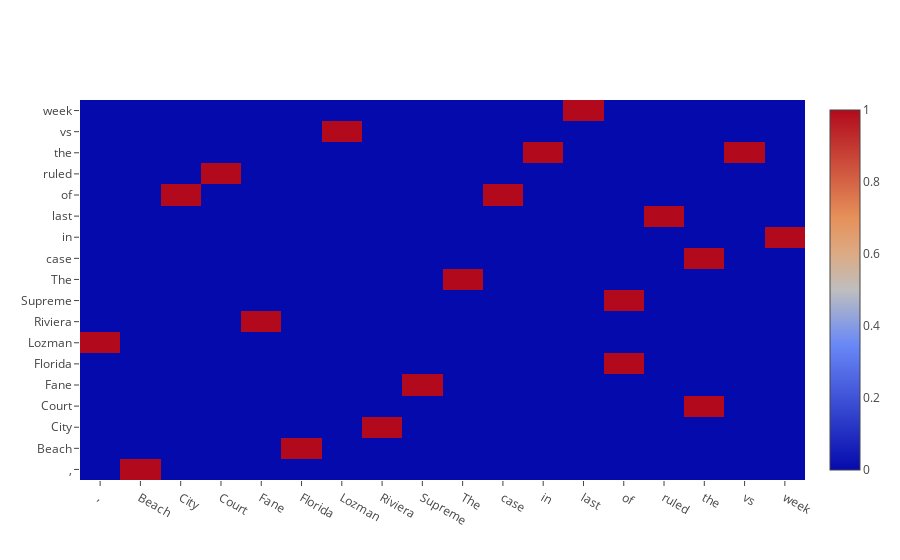

The notebook cell this image was saved under:
### Code cell
# word_mat = word_table.as_matrix(word_table)
trace = go.Heatmap(x = word_table.columns.tolist(), y = word_table.columns.tolist(), z = word_table.values)
data = [trace]
plot.iplot(data)

### Figure 1 — Plotly figure (JSON) as saved in the notebook; plotly's stock layout.template omitted (floating-point values rounded to 4 significant figures; data arrays with more than 128 entries replaced by an {"elided": "..."} marker saying what was removed)
{"data": [{"type": "heatmap", "x": [",", "Beach", "City", "Court", "Fane", "Florida", "Lozman", "Riviera", "Supreme", "The", "case", "in", "last", "of", "ruled", "the", "vs", "week"], "y": [",", "Beach", "City", "Court", "Fane", "Florida", "Lozman", "Riviera", "Supreme", "The", "case", "in", "last", "of", "ruled", "the", "vs", "week"], "z": {"elided": "18x18 int values"}}], "layout": {}}
